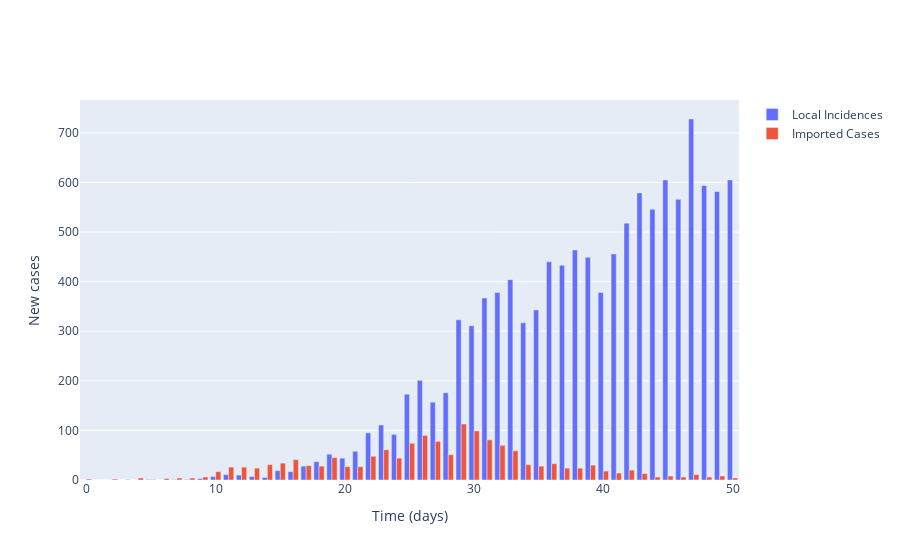

Notebook cell for this chart:
### Code cell
# Plot (bar chart cases each day)
fig = go.Figure()

# Plot of incidences
fig.add_trace(
    go.Bar(
        x=times,
        y=locally_infected_cases,
        name='Local Incidences'
    )
)

fig.add_trace(
    go.Bar(
        x=times,
        y=imported_cases,
        name='Imported Cases'
    )
)

# Add axis labels
fig.update_layout(
    xaxis_title='Time (days)',
    yaxis_title='New cases'
)


fig.write_image('ON-cases.pdf')
fig.show()

### Figure 1 — Plotly figure (JSON) as saved in the notebook; plotly's stock layout.template omitted (floating-point values rounded to 4 significant figures)
{"data": [{"name": "Local Incidences", "type": "bar", "x": [0, 1, 2, 3, 4, 5, 6, 7, 8, 9, 10, 11, 12, 13, 14, 15, 16, 17, 18, 19, 20, 21, 22, 23, 24, 25, 26, 27, 28, 29, 30, 31, 32, 33, 34, 35, 36, 37, 38, 39, 40, 41, 42, 43, 44, 45, 46, 47, 48, 49, 50, 51], "y": [0, 0, 0, 0, 0, 1, 0, 1, 1, 3, 7, 11, 10, 7, 5, 19, 17, 28, 37, 52, 44, 58, 95, 111, 92, 173, 201, 157, 176, 323, 311, 367, 378, 404, 317, 343, 440, 433, 464, 449, 378, 456, 518, 579, 546, 605, 566, 728, 594, 582, 605]}, {"name": "Imported Cases", "type": "bar", "x": [0, 1, 2, 3, 4, 5, 6, 7, 8, 9, 10, 11, 12, 13, 14, 15, 16, 17, 18, 19, 20, 21, 22, 23, 24, 25, 26, 27, 28, 29, 30, 31, 32, 33, 34, 35, 36, 37, 38, 39, 40, 41, 42, 43, 44, 45, 46, 47, 48, 49, 50, 51], "y": [2, 0, 2, 1, 4, 1, 3, 4, 4, 6, 17, 26, 26, 24, 31, 34, 41, 29, 28, 45, 27, 27, 48, 61, 44, 74, 90, 78, 51, 113, 99, 81, 70, 59, 31, 28, 33, 24, 24, 30, 18, 14, 20, 13, 6, 8, 6, 11, 6, 8, 4]}], "layout": {"xaxis": {"title": {"text": "Time (days)"}}, "yaxis": {"title": {"text": "New cases"}}}}
